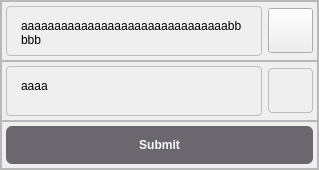
        <widget class="QFrame" name="frame_data">
         <property name="maximumSize">
          <size>
           <width>16777215</width>
           <height>180</height>
          </size>
         </property>
         <property name="frameShape">
          <enum>QFrame::StyledPanel</enum>
         </property>
         <property name="frameShadow">
          <enum>QFrame::Raised</enum>
         </property>
         <layout class="QVBoxLayout" name="verticalLayout_2">
          <property name="spacing">
           <number>0</number>
          </property>
          <property name="leftMargin">
           <number>0</number>
          </property>
          <property name="topMargin">
           <number>0</number>
          </property>
          <property name="rightMargin">
           <number>0</number>
          </property>
          <property name="bottomMargin">
           <number>0</number>
          </property>
          <item>
           <widget class="QFrame" name="frame_data_1">
            <property name="maximumSize">
             <size>
              <width>16777215</width>
              <height>60</height>
             </size>
            </property>
            <property name="frameShape">
             <enum>QFrame::StyledPanel</enum>
            </property>
            <property name="frameShadow">
             <enum>QFrame::Raised</enum>
            </property>
            <layout class="QHBoxLayout" name="horizontalLayout_2">
             <property name="leftMargin">
              <number>4</number>
             </property>
             <property name="topMargin">
              <number>4</number>
             </property>
             <property name="rightMargin">
              <number>4</number>
             </property>
             <property name="bottomMargin">
              <number>4</number>
             </property>
             <item>
              <widget class="QPlainTextEdit" name="textbox_data">
               <property name="styleSheet">
                <string notr="true">#textbox_data {
	padding: 8px 10px;
	border-radius: 4px;
	background: transparent;
	border: 1px solid #BDBBBE;
	font-weight: 100;
}
</string>
               </property>
               <property name="verticalScrollBarPolicy">
                <enum>Qt::ScrollBarAlwaysOff</enum>
               </property>
               <property name="horizontalScrollBarPolicy">
                <enum>Qt::ScrollBarAsNeeded</enum>
               </property>
               <property name="plainText">
                <string>aaaaaaaaaaaaaaaaaaaaaaaaaaaaaaabbbbb</string>
               </property>
               <property name="placeholderText">
                <string>Choose Data (.txt)</string>
               </property>
              </widget>
             </item>
             <item>
              <widget class="QPushButton" name="btn_data">
               <property name="minimumSize">
                <size>
                 <width>45</width>
                 <height>45</height>
                </size>
               </property>
               <property name="styleSheet">
                <string notr="true">#btn_data {
	border-radius:4px;
	border: 0.5px solid #BDBBBE;
}

#btn_data:hover{
	background-color: #D7D5D8;
}</string>
               </property>
               <property name="text">
                <string/>
               </property>
               <property name="icon">
                <iconset>
                 <normaloff>assets/folder_open.svg</normaloff>assets/folder_open.svg</iconset>
               </property>
               <property name="iconSize">
                <size>
                 <width>24</width>
                 <height>24</height>
                </size>
               </property>
              </widget>
             </item>
            </layout>
           </widget>
          </item>
          <item>
           <widget class="QFrame" name="frame_data_2">
            <property name="maximumSize">
             <size>
              <width>16777215</width>
              <height>60</height>
             </size>
            </property>
            <property name="frameShape">
             <enum>QFrame::StyledPanel</enum>
            </property>
            <property name="frameShadow">
             <enum>QFrame::Raised</enum>
            </property>
            <layout class="QHBoxLayout" name="horizontalLayout_3">
             <property name="leftMargin">
              <number>4</number>
             </property>
             <property name="topMargin">
              <number>4</number>
             </property>
             <property name="rightMargin">
              <number>4</number>
             </property>
             <property name="bottomMargin">
              <number>4</number>
             </property>
             <item>
              <widget class="QPlainTextEdit" name="textbox_vid">
               <property name="styleSheet">
                <string notr="true">#textbox_vid {
	padding: 8px 10px;
	border-radius: 4px;
	background: transparent;
	border: 1px solid #BDBBBE;
}
</string>
               </property>
               <property name="verticalScrollBarPolicy">
                <enum>Qt::ScrollBarAlwaysOff</enum>
               </property>
               <property name="horizontalScrollBarPolicy">
                <enum>Qt::ScrollBarAlwaysOff</enum>
               </property>
               <property name="plainText">
                <string>aaaa</string>
               </property>
               <property name="placeholderText">
                <string>Choose Video (.mp4, etc)</string>
               </property>
              </widget>
             </item>
             <item>
              <widget class="QPushButton" name="btn_vid">
               <property name="minimumSize">
                <size>
                 <width>45</width>
                 <height>45</height>
                </size>
               </property>
               <property name="styleSheet">
                <string notr="true">#btn_vid {
	border-radius:4px;
	border: 0.5px solid #BDBBBE;
}

#btn_vid:hover{
	background-color: #D7D5D8;
}</string>
               </property>
               <property name="text">
                <string/>
               </property>
               <property name="icon">
                <iconset>
                 <normaloff>assets/folder_open.svg</normaloff>assets/folder_open.svg</iconset>
               </property>
               <property name="iconSize">
                <size>
                 <width>24</width>
                 <height>24</height>
                </size>
               </property>
              </widget>
             </item>
            </layout>
           </widget>
          </item>
          <item>
           <widget class="QFrame" name="frame_data_3">
            <property name="maximumSize">
             <size>
              <width>16777215</width>
              <height>60</height>
             </size>
            </property>
            <property name="frameShape">
             <enum>QFrame::StyledPanel</enum>
            </property>
            <property name="frameShadow">
             <enum>QFrame::Raised</enum>
            </property>
            <layout class="QHBoxLayout" name="horizontalLayout_4">
             <property name="leftMargin">
              <number>4</number>
             </property>
             <property name="topMargin">
              <number>4</number>
             </property>
             <property name="rightMargin">
              <number>4</number>
             </property>
             <property name="bottomMargin">
              <number>4</number>
             </property>
             <item>
              <widget class="QPushButton" name="btn_submit">
               <property name="sizePolicy">
                <sizepolicy hsizetype="Expanding" vsizetype="Fixed">
                 <horstretch>0</horstretch>
                 <verstretch>0</verstretch>
                </sizepolicy>
               </property>
               <property name="styleSheet">
                <string notr="true">#btn_submit {
	padding: 12px 0px;
	border-radius: 6px;
	background-color: #6A676E;
	color: #f9f9f9;
	font-weight: 600;
}

#btn_submit:hover {
    background-color: #514E55;
}</string>
               </property>
               <property name="text">
                <string>Submit</string>
               </property>
               <property name="default">
                <bool>false</bool>
               </property>
               <property name="flat">
                <bool>false</bool>
               </property>
              </widget>
             </item>
            </layout>
           </widget>
          </item>
         </layout>
        </widget>
